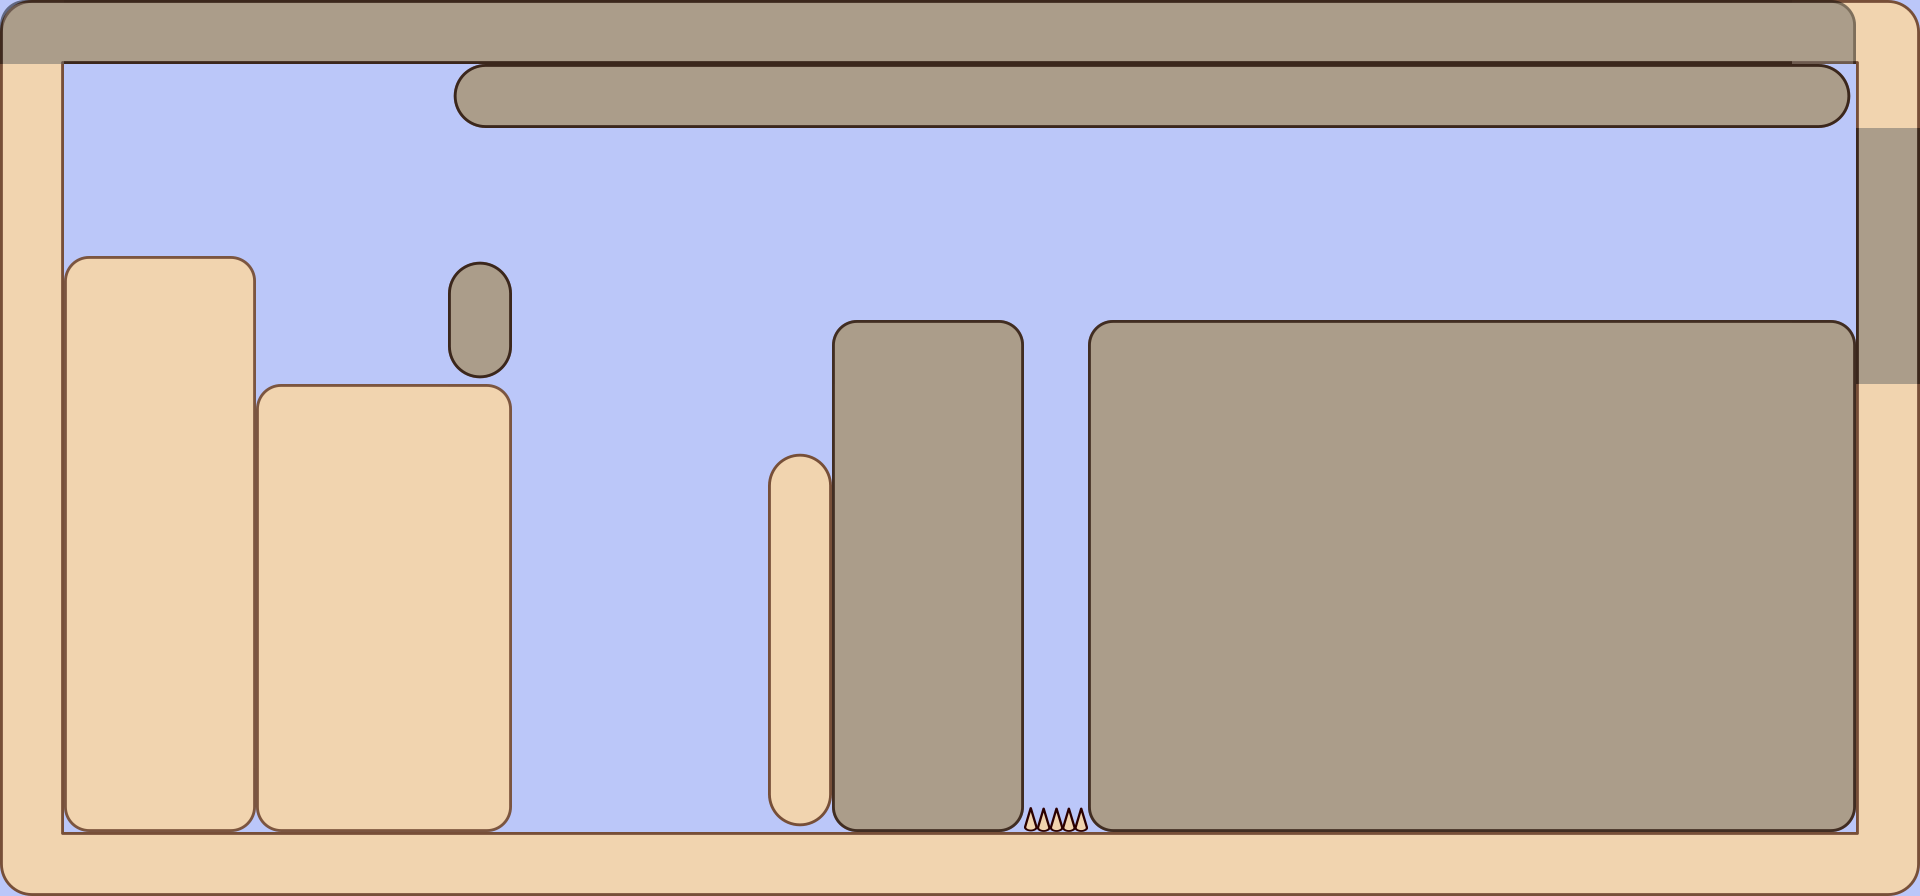

Rendered tile map (Tiled .tmx) drawn with the repository's tilesets; below, a short description and the map source with its tile grids summarised:
An orthogonal 30x14 tile map with 64x64 px tiles, 3 tile layers (Capa de Patrones 1, Capa de patrones 2, nowallies) and 14 objects (6x ET_WALL_NOPORTAL, ET_PLAYER, ET_PRINCESS, ET_SPIKES).

<map height="14" orientation="orthogonal" tileheight="64" tilewidth="64" version="1.0" width="30"><properties><property name="blended tiles" value="16,30,31,32,33,35,36,38,39,41,42,43,44,45,48,49,51,52,54,55,57,58,59,60,61,62,63,64,65,67,68,69,70,71,73,74,75,76,77,78,79,81,83,84,85,86,87,89,90,91,92,93,94,95,96,97,99,100,101,102,103,104,105,106,107,108,109,110,111,112,113,115,116,117,118,119,120,121,122,123,124,125,126,127,128,142,143,144,145,146,147,148,149,150,151,152,153,154,155,156,157,158,159,160,161,162,163,164,165,166,167,168,169,172,173,174,175,176,177,178,179,180,181,182,183,184,185,186,187,188,189,190,191,192,193,194,195,196,197,198,199,200,201,202,203,204,205,206,207,208,209,210,211,212,213,214,215,216,217,218,219,220,221,222,223,224,227,228,229,230,231,232,233,234,235,236,237,238,239,240,243,244,245,246,247,248,249,250,251,252,253,254,255,256" /></properties>
 <tileset firstgid="1" name="tilemapinkscape" tileheight="64" tilewidth="64">
  <image height="1024" source="tilemapinkscape.png" trans="000000" width="1024" />
 </tileset>
 <layer height="14" name="Capa de Patrones 1" width="30">
  <data>[420 cells, 420 non-empty, 1 distinct tile ids]</data>
 </layer>
 <layer height="14" name="Capa de patrones 2" width="30">
  <data>[420 cells, 321 non-empty, 10 distinct tile ids]</data>
 </layer>
 <objectgroup height="14" name="Capa de Objetos 1" width="30">
  <object height="512" name="ET_WALL_NOPORTAL" width="768" x="1088" y="320" />
  <object height="896" name="ET_WALL_NOPORTAL" width="64" x="1856" y="0" />
  <object height="64" name="ET_WALL_NOPORTAL" width="1408" x="448" y="64" />
  <object height="64" name="ET_WALL_NOPORTAL" width="1856" x="0" y="0" />
  <object height="128" name="ET_WALL_NOPORTAL" width="64" x="448" y="256" />
  <object height="512" name="ET_WALL_NOPORTAL" width="192" x="832" y="320" />
  <object height="64" width="1856" x="0" y="832" />
  <object height="384" width="64" x="768" y="448" />
  <object height="448" width="256" x="256" y="384" />
  <object height="576" width="192" x="64" y="256" />
  <object height="768" width="64" x="0" y="64" />
  <object height="64" name="ET_PLAYER" width="64" x="64" y="192" />
  <object height="64" name="ET_PRINCESS" width="64" x="1792" y="256" />
  <object height="64" name="ET_SPIKES" width="64" x="1024" y="768" />
 </objectgroup>
 <layer height="14" name="nowallies" width="30">
  <data>[420 cells, 206 non-empty, 7 distinct tile ids]</data>
 </layer>
</map>